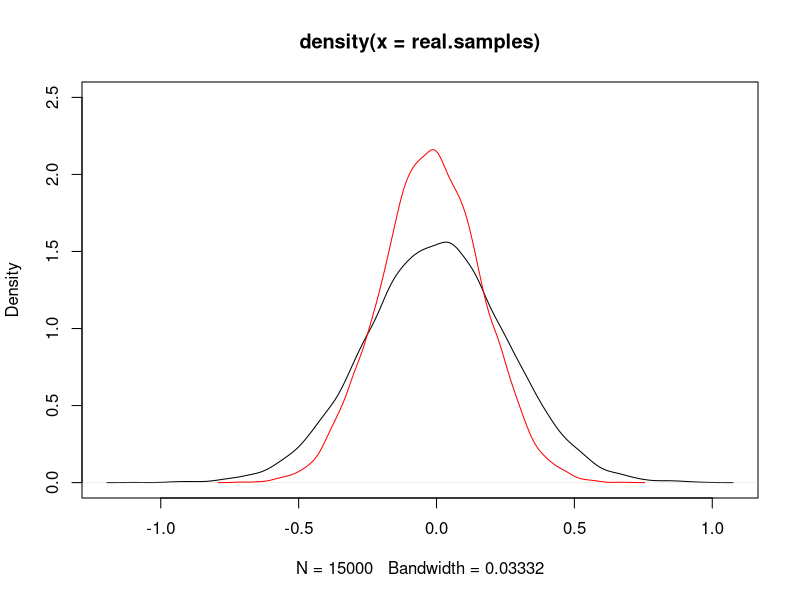
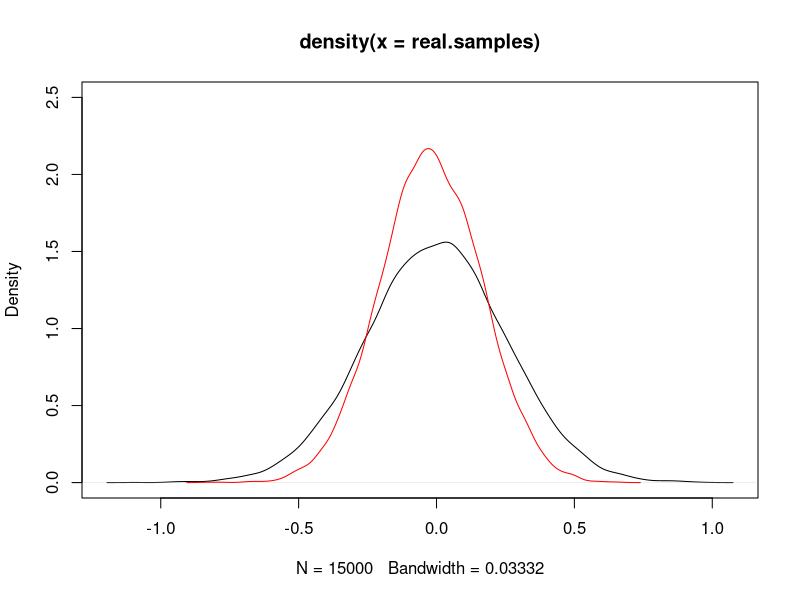
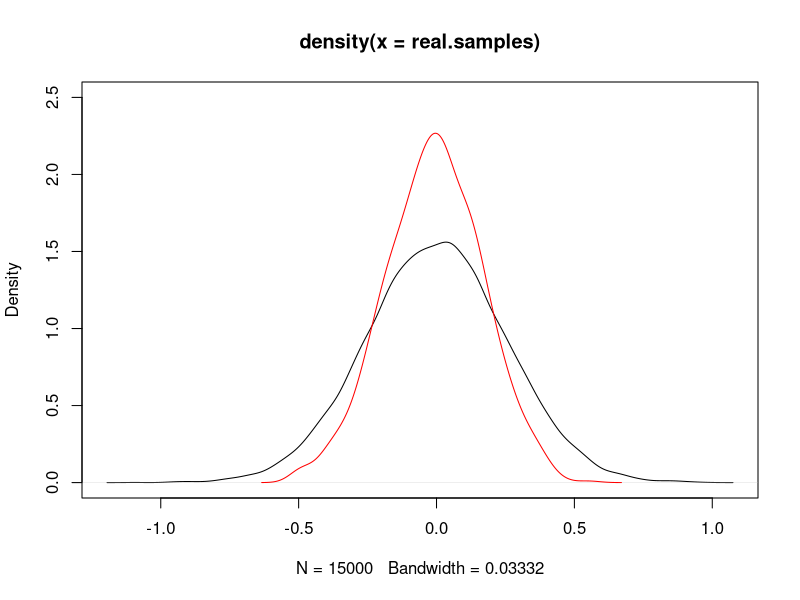

Write R code to recreate these figures, in order.
## ---- chunk 1
set.seed(333)
statistic <- mean      # herein, the statistic we wish to compute will be mean
my.sample <- rnorm(30) # and we only have a small sample from some population 

N <- 15000

# execute bootstrap (resamplig from just the original sample):
boot.samples <- replicate(N, statistic(sample(my.sample, replace=TRUE)))
# compare it with N samples taken from the population:
real.samples <- replicate(N, statistic(sample(rnorm(30), replace=TRUE)))

plot(density(real.samples), ylim=c(0,2.5))
lines(density(boot.samples), col="red")
## ---- chunk 2
library(boot)

# boot() needs a function applying the statistic to x (the original data) over i, a vector of indexes
my.function <- function(x,i) { statistic(x[i]) }

boot.stat <- boot(my.sample, my.function, N)
boot.stat
# again we can plot it against the previous sample from the population
plot(density(real.samples), ylim=c(0,2.5))
lines(density(boot.stat$t), col="red")
boot.ci(boot.stat) # it's also possible to compute confidence intervals
## ---- chunk 3
library(gtools)

set.seed(333)
N <- 1000

mean.bb <- function(x, n) {
  apply( rdirichlet(n, rep(1, length(x))), 1, weighted.mean, x = x )
}

boot.bayes <- mean.bb(my.sample, N)
plot(density(real.samples), ylim=c(0,2.5))
lines(density(boot.bayes), col="red")
quantile(boot.bayes, c(0.025, 0.975)) # find credible intervals
